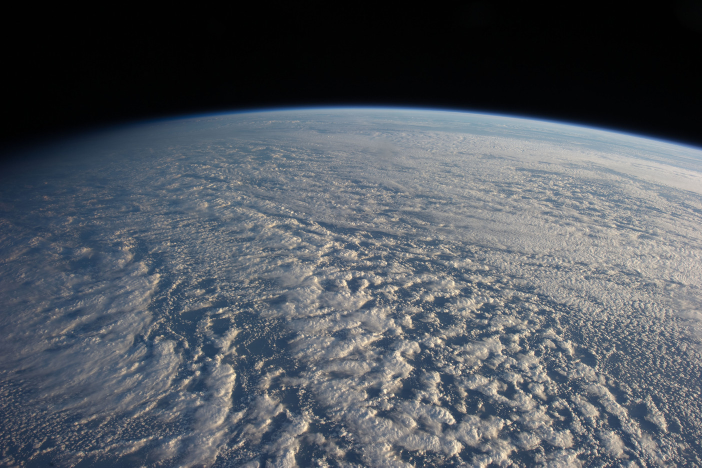
//> input picture lab4/HorizonImages/horizon1.jpg, 1404 x 935 px (shown at 1/2 size)
$ ./lab4 HorizonImages/horizon1.jpg   (built with g++ and OpenCV 4)
//> lines starting //> are read from the running program, lines starting //| are printed output that depends on the picture; after the words box and inside, x2 and y2 are one past the last pixel; in counts of white or black regions, pixels touching at a corner belong together
#include <stdio.h>
#include <opencv2/core/core.hpp>
#include <opencv2/highgui/highgui.hpp>
#include <opencv2/imgproc/imgproc.hpp>
#include <cmath>
#include<iostream>
#include <math.h>

using namespace cv;
using namespace std;


//Polynomial regression function
vector<double> fitPoly(vector<Point> points, int n)
{
  //Number of points
  int nPoints = points.size();

  //Vectors for all the points' xs and ys
  vector<float> xValues = vector<float>();
  vector<float> yValues = vector<float>();

  //Split the points into two vectors for x and y values
  for(int i = 0; i < nPoints; i++)
  {
    xValues.push_back(points[i].x);
    yValues.push_back(points[i].y);
  }

  //Augmented matrix
  double matrixSystem[n+1][n+2];
  for(int row = 0; row < n+1; row++)
  {
    for(int col = 0; col < n+1; col++)
    {
      matrixSystem[row][col] = 0;
      for(int i = 0; i < nPoints; i++)
        matrixSystem[row][col] += pow(xValues[i], row + col);
    }

    matrixSystem[row][n+1] = 0;
    for(int i = 0; i < nPoints; i++)
      matrixSystem[row][n+1] += pow(xValues[i], row) * yValues[i];

  }

  //Array that holds all the coefficients
  double coeffVec[n+2] = {};  // the "= {}" is needed in visual studio, but not in Linux

  //Gauss reduction
  for(int i = 0; i <= n-1; i++)
    for (int k=i+1; k <= n; k++)
    {
      double t=matrixSystem[k][i]/matrixSystem[i][i];

      for (int j=0;j<=n+1;j++)
        matrixSystem[k][j]=matrixSystem[k][j]-t*matrixSystem[i][j];

    }

  //Back-substitution
  for (int i=n;i>=0;i--)
  {
    coeffVec[i]=matrixSystem[i][n+1];
    for (int j=0;j<=n+1;j++)
      if (j!=i)
        coeffVec[i]=coeffVec[i]-matrixSystem[i][j]*coeffVec[j];

    coeffVec[i]=coeffVec[i]/matrixSystem[i][i];
  }

  //Construct the cv vector and return it
  vector<double> result = vector<double>();
  for(int i = 0; i < n+1; i++)
    result.push_back(coeffVec[i]);
  return result;
}

//Returns the point for the equation determined
//by a vector of coefficents, at a certain x location
Point pointAtX(vector<double> coeff, double x)
{
  double y = 0;
  for(int i = 0; i < coeff.size(); i++)
  y += pow(x, i) * coeff[i];
  return Point(x, y);
}


Mat image, image_gray;
Mat image_blur,dst,houghline,canny,short_lines_removed,filtering_vertical,horizon;
const char* window_name = "horizon Image";

int main(int argc , char **argv){
  //Binary threshold variable
  int threshold = 70;

  String imageName("horizon2.png"); // by default image
  if (argc > 1)
  {
    imageName = argv[1]; //get data path of image
  }
  image = imread( samples::findFile( imageName ), IMREAD_GRAYSCALE); // Load an image
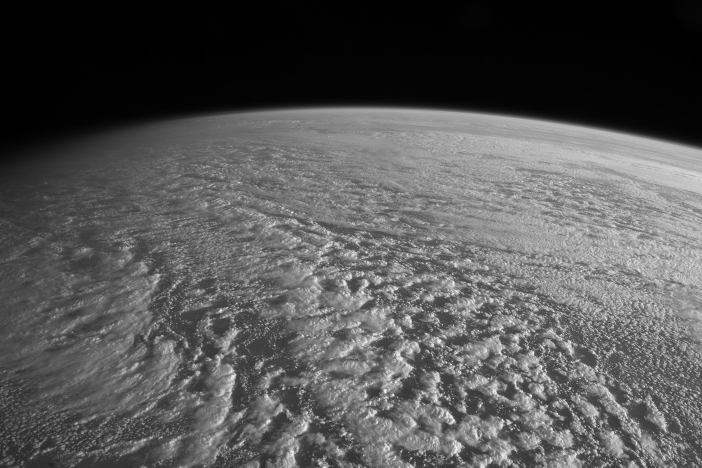
//> image: 935 rows x 1404 cols, CV_8UC1 (shown at 1/2 size); min 0, max 255, mean 85.8
  if (image.empty())
  {
    cout << "Cannot read the image: " << imageName << std::endl; // if there's no image, exit
    return -1;
  }
  // namedWindow( window_name, WINDOW_AUTOSIZE ); // Create a window to display results

  GaussianBlur(image, image_blur, Size(3,3), 0);

  Canny(image_blur, canny, 70, 123, 3);
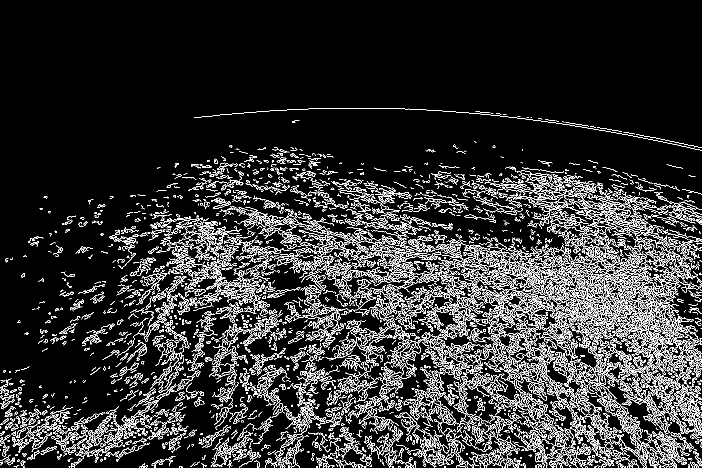
//> canny: 935 rows x 1404 cols, CV_8UC1 (shown at 1/2 size); 11.9% white in thin lines or dots, all inside (x1, y1, x2, y2) = (0, 216, 1404, 935)

  cvtColor(canny, image_gray, COLOR_GRAY2BGR,0 ); // Convert the image to Gray

   // Display canny edge detected image
  imshow("gray image", image);
  waitKey(0);
  imshow("Canny edge detection", image_gray);
  waitKey(0);

  int maximum = 0, minimum = 0, average_distance = 0, total_distance = 0, difference = 0;

  houghline = image_gray.clone();
  vector<Vec4i> linesP; // will hold the results of the detection
  HoughLinesP(canny, linesP, 1, CV_PI/180, 50, 0, 3 ); // runs the actual detection
//> linesP = 24001 items
    // Draw the lines
  for( size_t i = 0; i < linesP.size(); i++ )
  {
    Vec4i l = linesP[i];
    line( houghline, Point(l[0], l[1]), Point(l[2], l[3]), Scalar(0,0,255), 3, LINE_AA);
    int length = sqrt(( (l[2] - l[0]) * (l[2] - l[0]) ) + ( (l[3] - l[1]) * (l[3] - l[1]) ));
    if(maximum<length){
      maximum = length;
    }
    if (minimum > length) {
      minimum = length;
    }
    total_distance += length;
  }
//> this loop made 24001 passes
//> (l, length, maximum, total_distance) on passes 1, 3, 6, 7, 24: ([970, 599, 974, 600], 4, 4, 4), ([1333, 807, 1342, 810], 9, 9, 16), ([1208, 497, 1218, 497], 10, 10, 40), ([520, 761, 549, 752], 30, 30, 70), ([723, 549, 764, 555], 41, 41, 296)
//> (l, length, maximum) on passes 64, 87, 1016, 2558, 3422, 3495: ([979, 678, 1024, 667], 46, 46), ([1142, 612, 1192, 598], 51, 51), ([1162, 666, 1216, 653], 55, 55), ([1169, 536, 1220, 509], 57, 57), ([1213, 632, 1292, 626], 79, 79), ([1093, 243, 1227, 264], 135, 135)
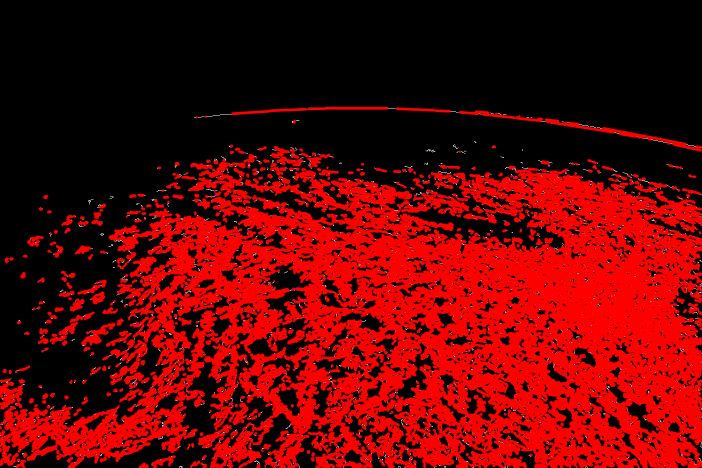
//> houghline: 935 rows x 1404 cols, CV_8UC3 (shown at 1/2 size); mean B, G, R 1.3, 1.3, 98.2
//> after the loop, maximum = 168; minimum = 0; total_distance = 133307
  imshow("Detected Lines (in red) - Probabilistic Line Transform", houghline);
  waitKey(0);

  short_lines_removed = image_gray.clone();
  average_distance = total_distance /linesP.size();
//> average_distance = 5
  difference = maximum - minimum;
//> difference = 168

  vector<Vec4i> removed_shortlines;
  for( size_t i = 0; i < linesP.size(); i++ ){
    Vec4i l = linesP[i];
    int length = sqrt( ( (l[2] - l[0]) * (l[2] - l[0]) ) + ( (l[3] - l[1]) * (l[3] - l[1]) ) );

    if (difference >= 130){
      if (length >= average_distance + 80){
        removed_shortlines.push_back((l));
        line(short_lines_removed, Point(l[0], l[1]), Point(l[2], l[3]), Scalar(0,0,255), 1, LINE_AA);
      }
    }else{
      if (length >= average_distance + 30){
        removed_shortlines.push_back((l));
        line(short_lines_removed, Point(l[0], l[1]), Point(l[2], l[3]), Scalar(0,0,255), 1, LINE_AA);
        }
    }
  }
//> this loop made 24001 passes
//> (l, length) on passes 1 to 3: ([970, 599, 974, 600], 4), ([425, 373, 428, 374], 3), ([1333, 807, 1342, 810], 9)
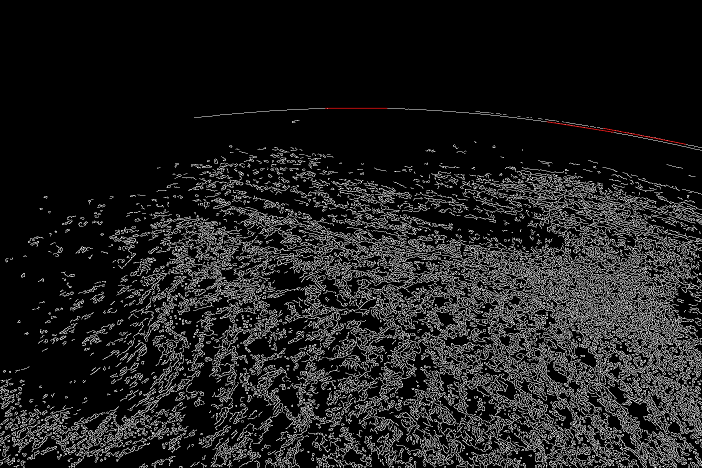
//> short_lines_removed: 935 rows x 1404 cols, CV_8UC3 (shown at 1/2 size); mean B, G, R 30.3, 30.3, 30.4
//> after the loop, removed_shortlines = 3 items: [1093, 243, 1227, 264], [1206, 256, 1371, 288], [650, 216, 774, 216]
  imshow("short lines removed",short_lines_removed);
  waitKey(0);

  filtering_vertical = image_gray.clone();
  vector<Vec4i> filtered_vertical_lines;
  vector<Point> points;
  for ( size_t i = 0; i < removed_shortlines.size(); i++ ){
    Vec4i l = removed_shortlines[i];
    int horizontal = l[2] - l[0];
    int vertical = l[3] - l[1];
    double tan;

    if (horizontal == 0){
        tan = 10;
    }
    else if (vertical == 0){
      tan = 0;
    }else{
      tan = atan2 (l[3] - l[1], l[2] - l[0]);
    }

    if (tan < 0.2 && tan > -0.2){
      line(filtering_vertical, Point(l[0], l[1]), Point(l[2], l[3]), Scalar(0,0,255), 1, LINE_AA);
      filtered_vertical_lines.push_back(l);
      points.push_back(Point(l[0], l[1]));
      points.push_back(Point(l[2], l[3]));
    }
  }
//> this loop made 3 passes
//> (l, horizontal, vertical, tan) on passes 1 to 2: ([1093, 243, 1227, 264], 134, 21, 0.155), ([1206, 256, 1371, 288], 165, 32, 0.192)
//> (l, horizontal, vertical) on pass 3: ([650, 216, 774, 216], 124, 0)
  imshow("filtering vertical",filtering_vertical);
  waitKey(0);

  cvtColor(image,horizon, COLOR_GRAY2BGR,0 );
  vector<double> coefficients = fitPoly(points, 2);
//> in fitPoly, `int nPoints = points.size();`: nPoints = 6
//> the loop in fitPoly, `for(int i = 0; i < nPoints; i++)` made 6 passes
//> coefficients = [279.8, -0.194, 0.000146]

  for (int i = 0; i < 3000; i++){
    Point p1 = pointAtX(coefficients, i);
    Point p2 = pointAtX(coefficients, i+1);
    line( horizon, p1, p2, Scalar(0,0,255), 1, LINE_AA);
  }
//> this loop made 3000 passes
//> (p1, p2) on passes 1 to 3: (Point(0, 279), Point(1, 279)), (Point(1, 279), Point(2, 279)), (Point(2, 279), Point(3, 279))
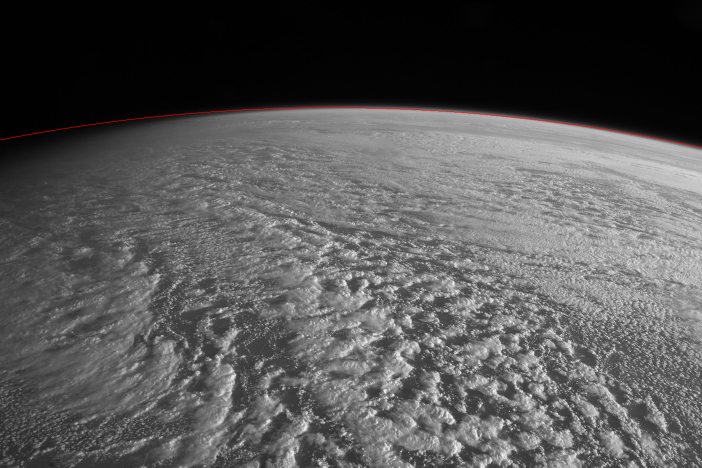
//> horizon: 935 rows x 1404 cols, CV_8UC3 (shown at 1/2 size); mean B, G, R 85.7, 85.7, 86.1
  imshow("horizon",horizon);
  waitKey(0);

  return 0;
}
